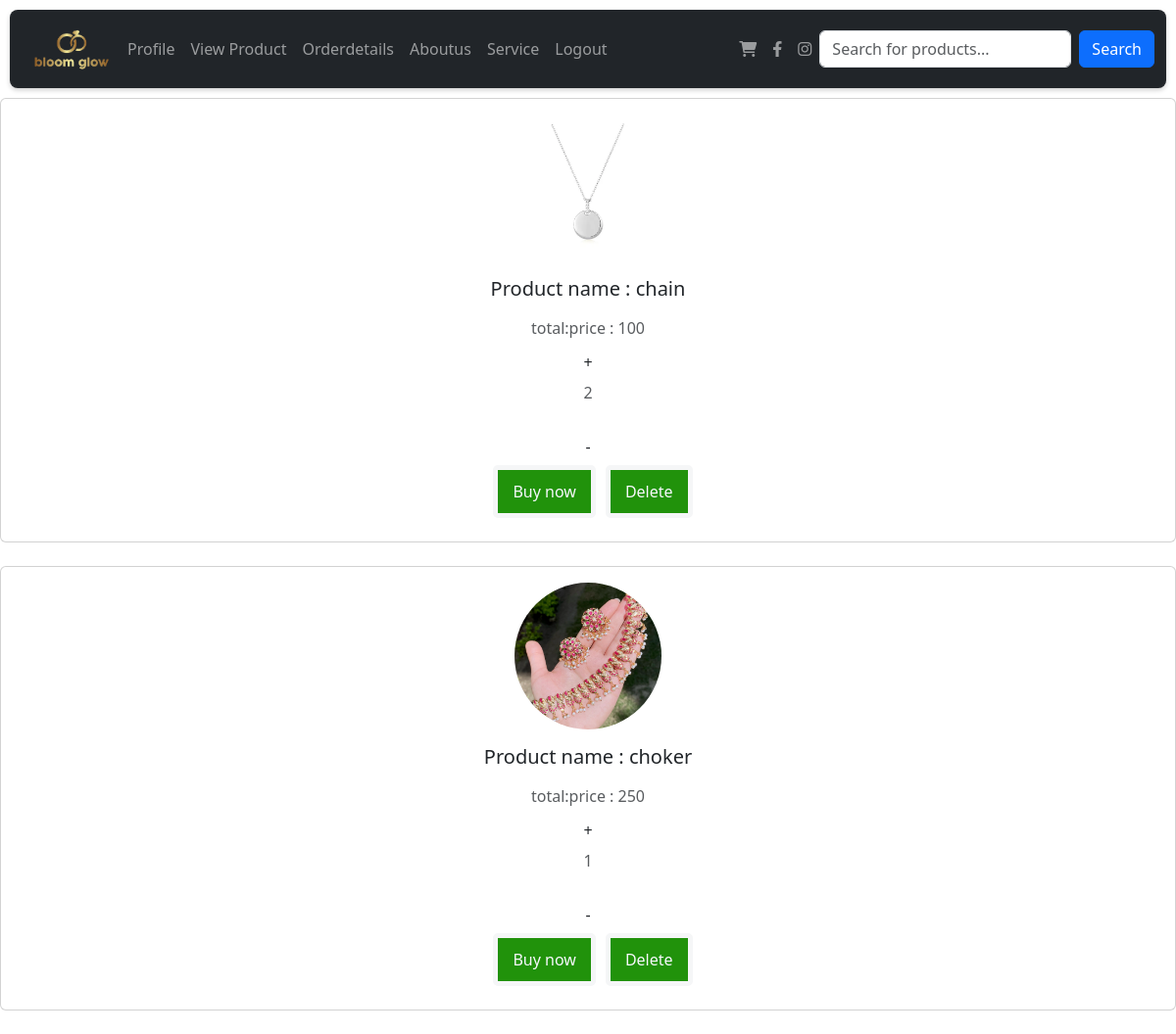
Before: /user_view_cart (signed in) with the older database file.
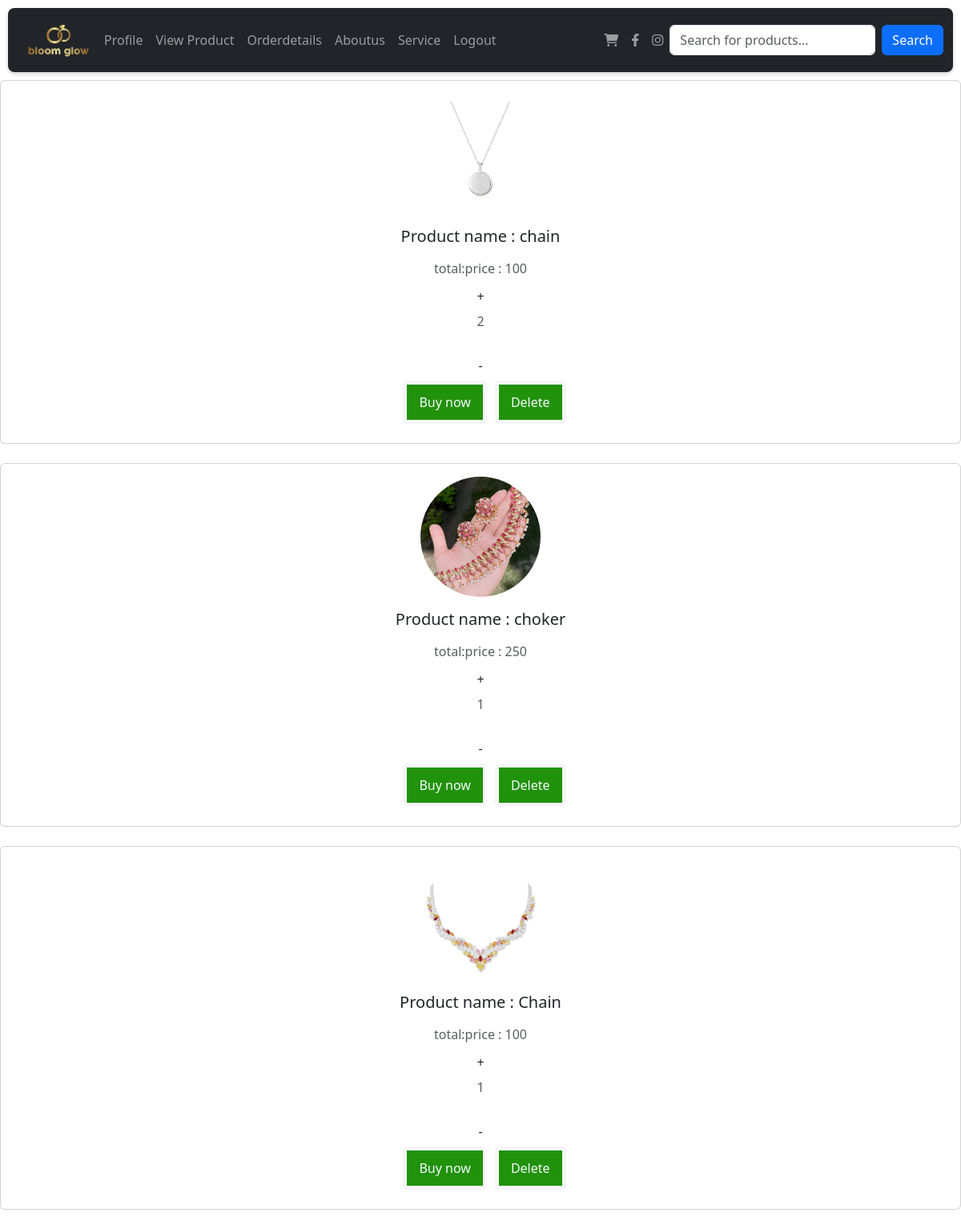
After: the same page with the newer database file.
### app/models.py (models this page shows, shortened)
class cart(models.Model):
    user = models.ForeignKey(Register,on_delete=models.CASCADE)
    product = models.ForeignKey(Product,on_delete=models.CASCADE)
    quantity = models.IntegerField()
    def total_price(self):
        return self.quantity * self.product.price

class Product(models.Model):
    shop = models.ForeignKey(Shopreg,on_delete=models.CASCADE)
    name = models.TextField()
    discription = models.TextField()
    price = models.IntegerField()
    quantity = models.IntegerField()
    offerprice = models.IntegerField()
    image = models.FileField()

### app/views.py (the view)
# urls.py: path('user_view_cart',views.user_view_cart),
def user_view_cart(req):
    if 'user' in req.session:
        data=cart.objects.filter(user=get_usr(req))
        return render(req,'user/addtocart.html',{'data':data})

### app/views.py (called while the page is built)
def get_usr(req):
    data=Register.objects.get(Email=req.session['user'])
    return data

### template/user/addtocart.html (shortened to what this page needs)
<!DOCTYPE html>
<html lang="en">
<head>
    <link href="https://cdn.jsdelivr.net/npm/bootstrap@5.3.3/dist/css/bootstrap.min.css" rel="stylesheet">
  <link href="https://cdnjs.cloudflare.com/ajax/libs/font-awesome/6.0.0-beta3/css/all.min.css" rel="stylesheet">
</head>
<body>
  <nav id="nav" class="navbar navbar-expand-sm navbar-dark bg-dark">
    <div class="container-fluid">
      <a href="../userhome" class="logo"  >
        <img src="../static/logo.png" alt="logo" width="100px">
      </a>
      <div class="collapse navbar-collapse" id="mynavbar">
        <ul class="navbar-nav me-auto">
          <li class="nav-item">
            <a class="nav-link" href="../profile">Profile</a>
          </li>
          <li class="nav-item">
            <a class="nav-link" href="../userviewproduct">View Product</a>
          </li>
          <li class="nav-item">
            <a class="nav-link" href="../orderdetails">Orderdetails</a>
          </li>
        <li class="nav-item">
          <a class="nav-link" href="../aboutus">Aboutus</a>
        </li>
      <li class="nav-item">
        <a class="nav-link" href="../service">Service</a>
      </li>
          <li class="nav-item">
            <a class="nav-link" href="../logout">Logout</a>
          </li>
        </ul>
         <ul class="navbar-nav d-flex">
          <li class="nav-item">
            <a class="nav-link" href="../user_view_cart" target="_blank">
              <i class="fas fa-shopping-cart"></i>
            </a>
          </li>
          <li class="nav-item">
            <a class="nav-link" href="https://facebook.com" target="_blank">
              <i class="fab fa-facebook-f"></i>
            </a>
          </li>
          <li class="nav-item">
            <a class="nav-link" href="https://instagram.com" target="_blank">
              <i class="fab fa-instagram"></i>
            </a>
          </li>
        </ul>
    <form class="d-flex" method="post" action="{% url 'product_search' %}">
      <input type="text" class="form-control me-2" name="query" placeholder="Search for products...">
      <button type="submit" class="btn btn-primary">Search</button>
    </form>
      </div>
    </div>
  </nav>
     {% for i in data %}
         <div class="card mb-4">
           <div class="card-body text-center">
             <img src="{{i.product.image.url}}" alt="avatar" class="rounded-circle img-fluid" style="width: 150px;height: 150px;">
             <h5 class="my-3">Product name : {{i.product.name}}</h5>
             <p class="text-muted mb-1">total:price : {{i.total_price}}</p>
             <a href="../qty_incri/{{i.pk}}" class="btn">+</a><p class="text-muted mb-4">{{i.quantity}}</p>
             <a href="../qty_decri/{{i.pk}}" class="btn">-</a>
             <div class="d-flex justify-content-center mb-2">
               <a class="pro" href="../payment/{{i.product.pk}}">Buy now</a>
               <a class="pro" href="../deleteitem/{{i.pk}}">Delete</a>
             </div>
           </div>
         </div>
         {% endfor %}
</body>
</html>

Changed rows visible on the page:
added cart: product.image (picture), product.name "Chain", total_price "100", quantity "1"
